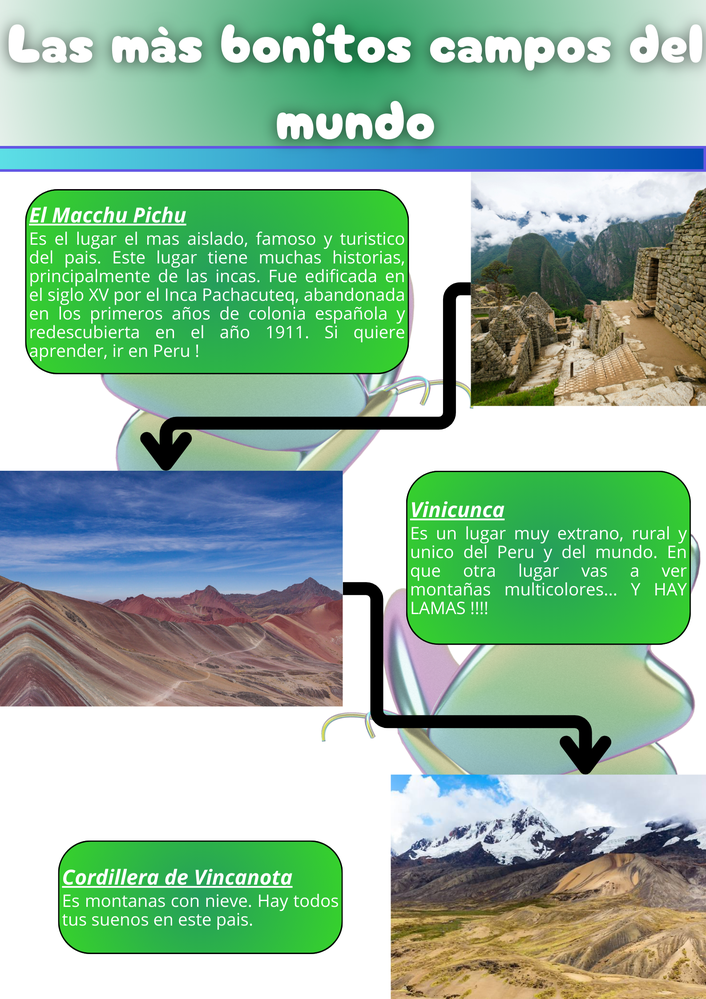
#> input picture 4.png, 706 x 999 px, shrunk from 1587 x 2245 before the run, given in place of the camera
$ python color_detection.py
#> lines starting #> are read from the running program, lines starting #| are printed output that depends on the picture; after the words box and inside, x2 and y2 are one past the last pixel; in counts of white or black regions, pixels touching at a corner belong together
### util.py
import numpy as np
import cv2


def get_limits(color):
    c = np.uint8([[color]])  # BGR values
    hsvC = cv2.cvtColor(c, cv2.COLOR_BGR2HSV)

    hue = hsvC[0][0][0]  # Get the hue value

    # Handle red hue wrap-around
    if hue >= 165:  # Upper limit for divided red hue
        lowerLimit = np.array([hue - 10, 100, 100], dtype=np.uint8)
        upperLimit = np.array([180, 255, 255], dtype=np.uint8)
    elif hue <= 15:  # Lower limit for divided red hue
        lowerLimit = np.array([0, 100, 100], dtype=np.uint8)
        upperLimit = np.array([hue + 10, 255, 255], dtype=np.uint8)
    else:
        lowerLimit = np.array([hue - 10, 100, 100], dtype=np.uint8)
        upperLimit = np.array([hue + 10, 255, 255], dtype=np.uint8)

    return lowerLimit, upperLimit

### color_detection.py
import cv2
from PIL import Image

from util import get_limits


yellow = [0, 255, 255]  # yellow in BGR colorspace
cap = cv2.VideoCapture(0)
while True:
    ret, frame = cap.read()
#> frame is the input picture: shape (999, 706, 3); mean B, G, R 157.8, 183.8, 146.7

    hsvImage = cv2.cvtColor(frame, cv2.COLOR_BGR2HSV)
#> hsvImage: shape (999, 706, 3); mean H, S, V 52.8, 83, 194.3

    lowerLimit, upperLimit = get_limits(color=yellow)

    mask = cv2.inRange(hsvImage, lowerLimit, upperLimit)
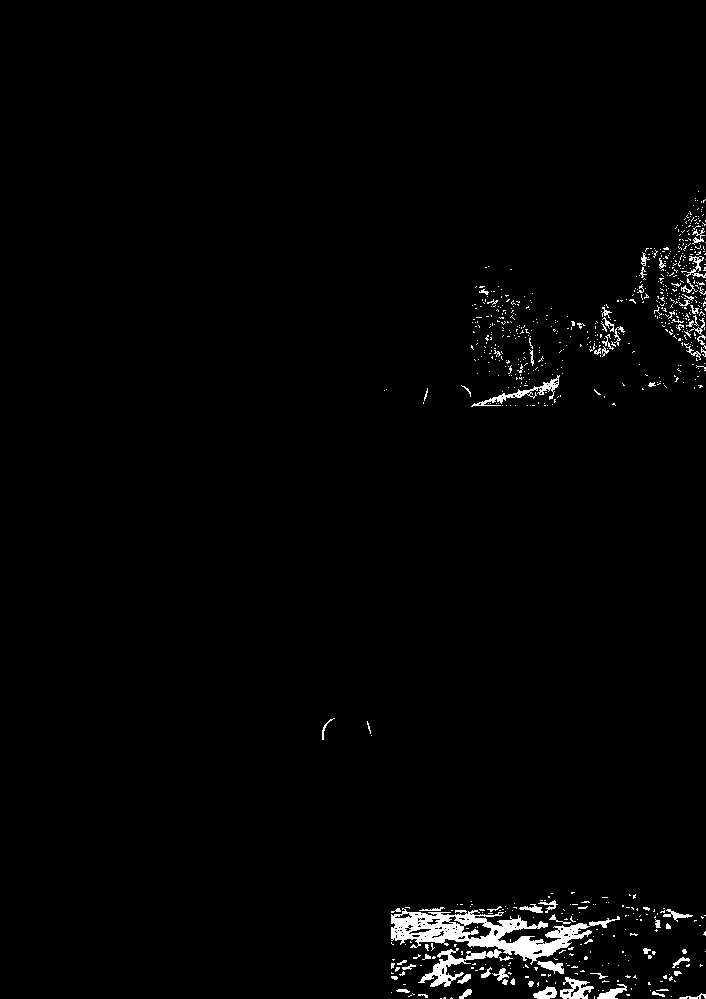
#> mask: shape (999, 706); 1.7% white; 754 white regions (680 under 20 px), largest, box (x1, y1, x2, y2) and area: (391, 908, 620, 965) 4443, (418, 948, 502, 987) 868, (471, 375, 560, 407) 493

    mask_ = Image.fromarray(mask)

    bbox = mask_.getbbox()
#> bbox = (322, 191, 706, 999)

    if bbox is not None:
        x1, y1, x2, y2 = bbox
#> x1 = 322; y1 = 191; x2 = 706; y2 = 999

        blur = cv2.blur(hsvImage, (7, 7))
#> blur: shape (999, 706, 3); mean H, S, V 52.8, 83, 194.3
        frame = cv2.rectangle(frame, (x1, y1), (x2, y2), (0, 255, 0), 5)
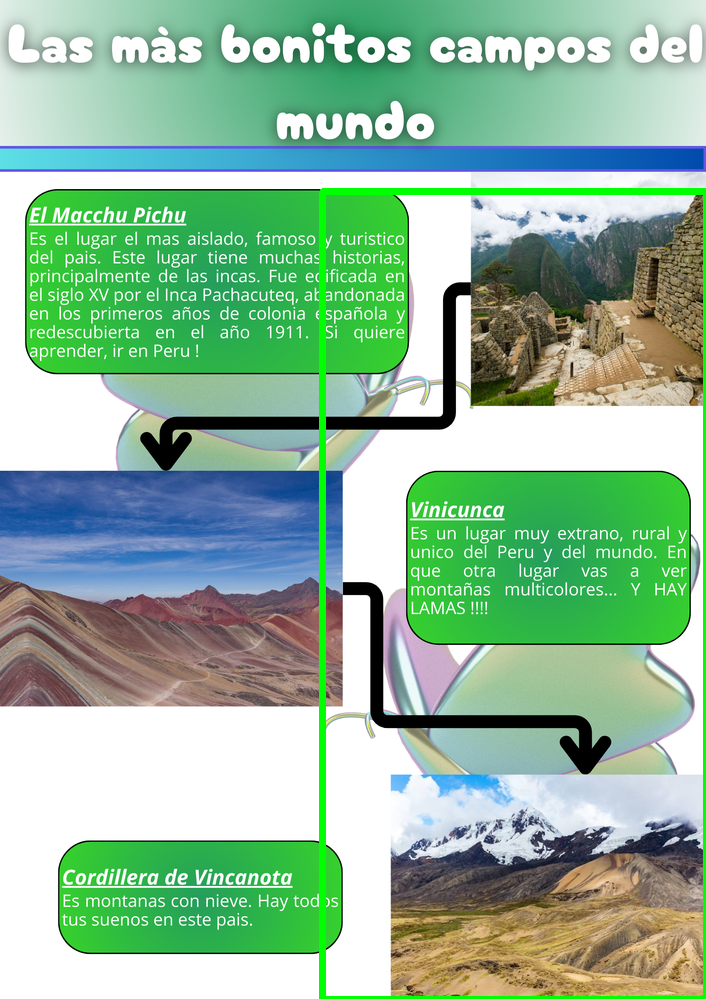
#> frame: shape (999, 706, 3); 1.68% of pixels changed, all inside (x1, y1, x2, y2) = (319, 188, 706, 999)

    cv2.imshow('frame', frame)

    if cv2.waitKey(1) & 0xFF == ord('q'):
#> (key q is pressed here)
        break

cap.release()

cv2.destroyAllWindows()
